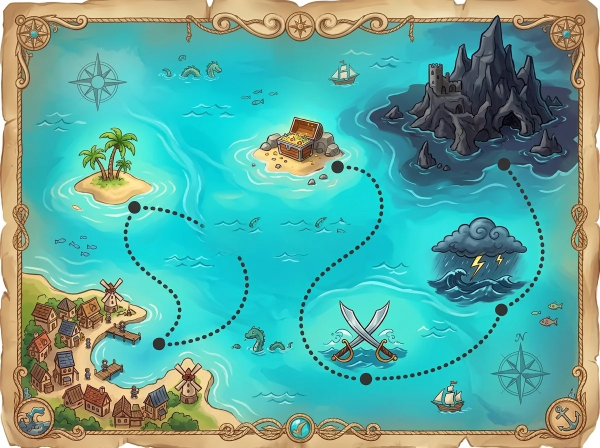
#> input picture src/assets/seekarte.webp, 1200 x 896 px, given in place of seekarte.png, which was not available (shown at 1/2 size)
$ python prepare_assets.py
#> lines starting #> are read from the running program, lines starting #| are printed output that depends on the picture; after the words box and inside, x2 and y2 are one past the last pixel; in counts of white or black regions, pixels touching at a corner belong together
"""Bereitet die abgenommenen Grafiken (Anime-Stil C) fuer die App auf.
Quelle: Projektordner pirate-habits/designs/anime. Ausgabe: public/assets (WebP)."""
import json, sys
from pathlib import Path
from PIL import Image, ImageFilter, ImageDraw

SRC = Path(sys.argv[1] if len(sys.argv) > 1 else '/mnt/project-files/pirate-habits/designs/anime')
ROOT = Path(__file__).resolve().parent.parent
OUT = ROOT / 'src' / 'assets'

def webp(im, path, q=86):
    path.parent.mkdir(parents=True, exist_ok=True)
    im.save(path, 'WEBP', quality=q, method=6)

# Seekarte: gemaltes Schiff aus der Karte entfernen (das echte Schiff faehrt im Code)
m = Image.open(SRC / 'welt/seekarte.png').convert('RGB')
#> m is the input picture: PIL image 1200x896 RGB; mean R, G, B 93.7, 170.3, 158.5
patch = m.crop((530, 380, 660, 515))
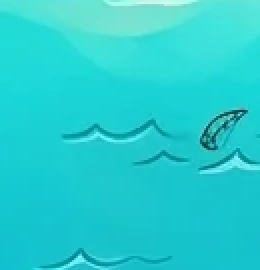
#> patch: PIL image 130x135 RGB (shown 2 times larger); mean R, G, B 37.7, 206.7, 207.4
mask = Image.new('L', patch.size, 0)
#> mask: PIL image 130x135 L; every value is 0
ImageDraw.Draw(mask).rounded_rectangle((8, 8, patch.width - 8, patch.height - 8), 30, fill=255)
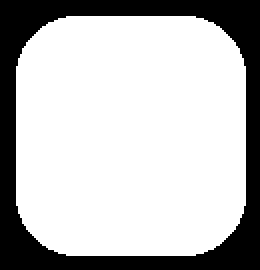
#> mask: PIL image 130x135 L (shown 2 times larger); 74% white; 1 black region, box (x1, y1, x2, y2) and area: (0, 0, 130, 135) 4562
mask = mask.filter(ImageFilter.GaussianBlur(5))
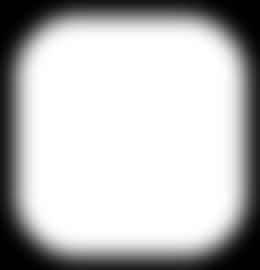
#> mask: PIL image 130x135 L (shown 2 times larger); min 0, max 255, mean 188.3
m.paste(patch, (398, 380), mask)
webp(m, OUT / 'seekarte.webp', 84)

# Schiff aus Einzelteilen (Box 760 x 800, Bug zeigt nach rechts)
LAYERS = [(5, 495, 220, .85), (1, 200, 15, .85), (8, 520, 440, .85), (6, 20, 220, 1.0)]
ship = Image.new('RGBA', (760, 800), (0, 0, 0, 0))
#> ship: PIL image 760x800 RGBA; every value is 0
for t, x, y, s in LAYERS:
#> (the run stopped early here; a loop or call above may not have finished)
